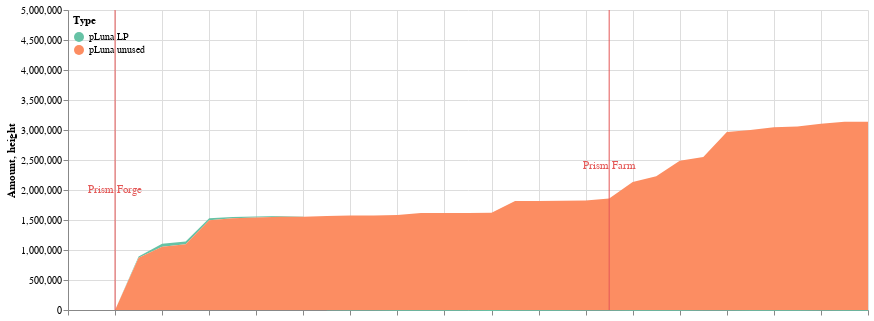

Notebook cell for this chart:
### Code cell
all_deltas = pdp.asset_used.append(pdp.asset_unused)
all_deltas = pdp.fill_date_gaps(all_deltas, ['2022-02-11','2022-02-12','2022-02-13'])
c1 = cp.get_yluna_time_area_chart(all_deltas, 
               alt.Scale(scheme='set2'),
               min_date = all_deltas.Time.min(),
               max_date = all_deltas.Time.max(),
               top_padding = 1500000
        )

c2 = alt.Chart(pdp.dates_to_mark).mark_rule(color='#e45756').encode(
    x=alt.X('date'+':T',axis=alt.Axis(labels=False,title=''))
)

c3 = alt.Chart(pdp.dates_to_mark).mark_text(
    color='#e45756',
    angle=0
).encode(
    x=alt.X('text_date'+':T',axis=alt.Axis(labels=False,title='')),
    y='height',
    text='text'
)

(c1 + c2 + c3).properties(width=800).configure_view(strokeOpacity=0)

### Figure 1 — Vega-Lite specification as saved in the notebook (floating-point values rounded to 4 significant figures)
{"config": {"view": {"continuousWidth": 400, "continuousHeight": 300, "strokeOpacity": 0}}, "layer": [{"data": {"name": "data-d51b514181084369aef1074f9a08b8cd"}, "mark": "area", "encoding": {"color": {"field": "Type", "legend": {"direction": "vertical", "legendY": 0, "orient": "none", "padding": 5}, "scale": {"scheme": "set2"}, "type": "nominal"}, "tooltip": [{"field": "Time", "format": "%Y-%m-%d", "type": "temporal"}, {"field": "Type", "type": "nominal"}, {"field": "Amount (millions)", "type": "nominal"}], "x": {"field": "Time", "scale": {"domain": ["2022-02-11", "2022-03-17"]}, "type": "temporal"}, "y": {"field": "Amount", "scale": {"domain": [0, 4638000.0]}, "type": "quantitative"}}}, {"data": {"name": "data-bf69e67827aa5ed7d9d532afa84e7b5c"}, "mark": {"type": "rule", "color": "#e45756"}, "encoding": {"x": {"axis": {"labels": false, "title": ""}, "field": "date", "type": "temporal"}}}, {"data": {"name": "data-bf69e67827aa5ed7d9d532afa84e7b5c"}, "mark": {"type": "text", "angle": 0, "color": "#e45756"}, "encoding": {"text": {"field": "text", "type": "nominal"}, "x": {"axis": {"labels": false, "title": ""}, "field": "text_date", "type": "temporal"}, "y": {"field": "height", "type": "quantitative"}}}], "width": 800, "$schema": "https://vega.github.io/schema/vega-lite/v4.17.0.json", "datasets": {"data-d51b514181084369aef1074f9a08b8cd": [{"Time": "2022-02-14", "Amount signed": 18400.0, "Amount": 18400.0, "Type": "pLuna LP", "Amount (millions)": "0.02M"}, {"Time": "2022-02-15", "Amount signed": 30600.0, "Amount": 49000.0, "Type": "pLuna LP", "Amount (millions)": "0.05M"}, {"Time": "2022-02-16", "Amount signed": -3307.0, "Amount": 45700.0, "Type": "pLuna LP", "Amount (millions)": "0.05M"}, {"Time": "2022-02-17", "Amount signed": -9591.0, "Amount": 36100.0, "Type": "pLuna LP", "Amount (millions)": "0.04M"}, {"Time": "2022-02-18", "Amount signed": -13250.0, "Amount": 22860.0, "Type": "pLuna LP", "Amount (millions)": "0.02M"}, {"Time": "2022-02-19", "Amount signed": -3776.0, "Amount": 19080.0, "Type": "pLuna LP", "Amount (millions)": "0.02M"}, {"Time": "2022-02-20", "Amount signed": -9556.0, "Amount": 9525.0, "Type": "pLuna LP", "Amount (millions)": "0.01M"}, {"Time": "2022-02-21", "Amount signed": -5620.0, "Amount": 3904.0, "Type": "pLuna LP", "Amount (millions)": "0.0M"}, {"Time": "2022-02-22", "Amount signed": -9645.0, "Amount": -5741.0, "Type": "pLuna LP", "Amount (millions)": "-0.01M"}, {"Time": "2022-02-23", "Amount signed": -2066.0, "Amount": -7807.0, "Type": "pLuna LP", "Amount (millions)": "-0.01M"}, {"Time": "2022-02-24", "Amount signed": -1804.0, "Amount": -9611.0, "Type": "pLuna LP", "Amount (millions)": "-0.01M"}, {"Time": "2022-02-25", "Amount signed": -2190.0, "Amount": -11800.0, "Type": "pLuna LP", "Amount (millions)": "-0.01M"}, {"Time": "2022-02-26", "Amount signed": -47.91, "Amount": -11850.0, "Type": "pLuna LP", "Amount (millions)": "-0.01M"}, {"Time": "2022-02-27", "Amount signed": 757.1, "Amount": -11090.0, "Type": "pLuna LP", "Amount (millions)": "-0.01M"}, {"Time": "2022-02-28", "Amount signed": -2932.0, "Amount": -14020.0, "Type": "pLuna LP", "Amount (millions)": "-0.01M"}, {"Time": "2022-03-01", "Amount signed": -1382.0, "Amount": -15410.0, "Type": "pLuna LP", "Amount (millions)": "-0.02M"}, {"Time": "2022-03-02", "Amount signed": 2190.0, "Amount": -13220.0, "Type": "pLuna LP", "Amount (millions)": "-0.01M"}, {"Time": "2022-03-03", "Amount signed": 1151.0, "Amount": -12060.0, "Type": "pLuna LP", "Amount (millions)": "-0.01M"}, {"Time": "2022-03-04", "Amount signed": -862.8, "Amount": -12930.0, "Type": "pLuna LP", "Amount (millions)": "-0.01M"}, {"Time": "2022-03-05", "Amount signed": 3474.0, "Amount": -9454.0, "Type": "pLuna LP", "Amount (millions)": "-0.01M"}, {"Time": "2022-03-06", "Amount signed": 1936.0, "Amount": -7518.0, "Type": "pLuna LP", "Amount (millions)": "-0.01M"}, {"Time": "2022-03-07", "Amount signed": -6890.0, "Amount": -14410.0, "Type": "pLuna LP", "Amount (millions)": "-0.01M"}, {"Time": "2022-03-08", "Amount signed": 1665.0, "Amount": -12740.0, "Type": "pLuna LP", "Amount (millions)": "-0.01M"}, {"Time": "2022-03-09", "Amount signed": 1480.0, "Amount": -11260.0, "Type": "pLuna LP", "Amount (millions)": "-0.01M"}, {"Time": "2022-03-10", "Amount signed": 1149.0, "Amount": -10110.0, "Type": "pLuna LP", "Amount (millions)": "-0.01M"}, {"Time": "2022-03-11", "Amount signed": 376.7, "Amount": -9737.0, "Type": "pLuna LP", "Amount (millions)": "-0.01M"}, {"Time": "2022-03-12", "Amount signed": -2071.0, "Amount": -11810.0, "Type": "pLuna LP", "Amount (millions)": "-0.01M"}, {"Time": "2022-03-13", "Amount signed": -358.4, "Amount": -12170.0, "Type": "pLuna LP", "Amount (millions)": "-0.01M"}, {"Time": "2022-03-14", "Amount signed": -684.9, "Amount": -12850.0, "Type": "pLuna LP", "Amount (millions)": "-0.01M"}, {"Time": "2022-03-15", "Amount signed": 3614.0, "Amount": -9237.0, "Type": "pLuna LP", "Amount (millions)": "-0.01M"}, {"Time": "2022-03-16", "Amount signed": -2209.0, "Amount": -11450.0, "Type": "pLuna LP", "Amount (millions)": "-0.01M"}, {"Time": "2022-03-17", "Amount signed": -258.4, "Amount": -11700.0, "Type": "pLuna LP", "Amount (millions)": "-0.01M"}, {"Time": "2022-02-14", "Amount signed": 890600.0, "Amount": 872200.0, "Type": "pLuna unused", "Amount (millions)": "0.87M"}, {"Time": "2022-02-15", "Amount signed": 213600.0, "Amount": 1055000.0, "Type": "pLuna unused", "Amount (millions)": "1.06M"}, {"Time": "2022-02-16", "Amount signed": 36280.0, "Amount": 1095000.0, "Type": "pLuna unused", "Amount (millions)": "1.09M"}, {"Time": "2022-02-17", "Amount signed": 390600.0, "Amount": 1495000.0, "Type": "pLuna unused", "Amount (millions)": "1.49M"}, {"Time": "2022-02-18", "Amount signed": 19640.0, "Amount": 1528000.0, "Type": "pLuna unused", "Amount (millions)": "1.53M"}, {"Time": "2022-02-19", "Amount signed": 9064.0, "Amount": 1541000.0, "Type": "pLuna unused", "Amount (millions)": "1.54M"}, {"Time": "2022-02-20", "Amount signed": 5244.0, "Amount": 1555000.0, "Type": "pLuna unused", "Amount (millions)": "1.56M"}, {"Time": "2022-02-21", "Amount signed": -5322.0, "Amount": 1556000.0, "Type": "pLuna unused", "Amount (millions)": "1.56M"}, {"Time": "2022-02-22", "Amount signed": 2106.0, "Amount": 1568000.0, "Type": "pLuna unused", "Amount (millions)": "1.57M"}, {"Time": "2022-02-23", "Amount signed": 4917.0, "Amount": 1575000.0, "Type": "pLuna unused", "Amount (millions)": "1.57M"}, {"Time": "2022-02-24", "Amount signed": 59.87, "Amount": 1576000.0, "Type": "pLuna unused", "Amount (millions)": "1.58M"}, {"Time": "2022-02-25", "Amount signed": 4428.0, "Amount": 1583000.0, "Type": "pLuna unused", "Amount (millions)": "1.58M"}, {"Time": "2022-02-26", "Amount signed": 32790.0, "Amount": 1616000.0, "Type": "pLuna unused", "Amount (millions)": "1.62M"}, {"Time": "2022-02-27", "Amount signed": 862.6, "Amount": 1616000.0, "Type": "pLuna unused", "Amount (millions)": "1.62M"}, {"Time": "2022-02-28", "Amount signed": -740.1, "Amount": 1618000.0, "Type": "pLuna unused", "Amount (millions)": "1.62M"}, {"Time": "2022-03-01", "Amount signed": -406.1, "Amount": 1619000.0, "Type": "pLuna unused", "Amount (millions)": "1.62M"}, {"Time": "2022-03-02", "Amount signed": 201300.0, "Amount": 1818000.0, "Type": "pLuna unused", "Amount (millions)": "1.82M"}, {"Time": "2022-03-03", "Amount signed": 1108.0, "Amount": 1818000.0, "Type": "pLuna unused", "Amount (millions)": "1.82M"}, {"Time": "2022-03-04", "Amount signed": 2958.0, "Amount": 1822000.0, "Type": "pLuna unused", "Amount (millions)": "1.82M"}, {"Time": "2022-03-05", "Amount signed": 8203.0, "Amount": 1827000.0, "Type": "pLuna unused", "Amount (millions)": "1.83M"}, {"Time": "2022-03-06", "Amount signed": 35120.0, "Amount": 1860000.0, "Type": "pLuna unused", "Amount (millions)": "1.86M"}, {"Time": "2022-03-07", "Amount signed": 267300.0, "Amount": 2134000.0, "Type": "pLuna unused", "Amount (millions)": "2.13M"}, {"Time": "2022-03-08", "Amount signed": 97090.0, "Amount": 2230000.0, "Type": "pLuna unused", "Amount (millions)": "2.23M"}, {"Time": "2022-03-09", "Amount signed": 257800.0, "Amount": 2486000.0, "Type": "pLuna unused", "Amount (millions)": "2.49M"}, {"Time": "2022-03-10", "Amount signed": 65280.0, "Amount": 2550000.0, "Type": "pLuna unused", "Amount (millions)": "2.55M"}, {"Time": "2022-03-11", "Amount signed": 418900.0, "Amount": 2968000.0, "Type": "pLuna unused", "Amount (millions)": "2.97M"}, {"Time": "2022-03-12", "Amount signed": 29130.0, "Amount": 3000000.0, "Type": "pLuna unused", "Amount (millions)": "3.0M"}, {"Time": "2022-03-13", "Amount signed": 43900.0, "Amount": 3044000.0, "Type": "pLuna unused", "Amount (millions)": "3.04M"}, {"Time": "2022-03-14", "Amount signed": 12140.0, "Amount": 3057000.0, "Type": "pLuna unused", "Amount (millions)": "3.06M"}, {"Time": "2022-03-15", "Amount signed": 52620.0, "Amount": 3106000.0, "Type": "pLuna unused", "Amount (millions)": "3.11M"}, {"Time": "2022-03-16", "Amount signed": 29290.0, "Amount": 3137000.0, "Type": "pLuna unused", "Amount (millions)": "3.14M"}, {"Time": "2022-03-17", "Amount signed": 268.7, "Amount": 3138000.0, "Type": "pLuna unused", "Amount (millions)": "3.14M"}, {"Time": "2022-02-11", "Amount signed": 0.0, "Amount": 0.0, "Type": "pLuna LP", "Amount (millions)": "0.0M"}, {"Time": "2022-02-12", "Amount signed": 0.0, "Amount": 0.0, "Type": "pLuna LP", "Amount (millions)": "0.0M"}, {"Time": "2022-02-13", "Amount signed": 0.0, "Amount": 0.0, "Type": "pLuna LP", "Amount (millions)": "0.0M"}, {"Time": "2022-02-11", "Amount signed": 0.0, "Amount": 0.0, "Type": "pLuna unused", "Amount (millions)": "0.0M"}, {"Time": "2022-02-12", "Amount signed": 0.0, "Amount": 0.0, "Type": "pLuna unused", "Amount (millions)": "0.0M"}, {"Time": "2022-02-13", "Amount signed": 0.0, "Amount": 0.0, "Type": "pLuna unused", "Amount (millions)": "0.0M"}], "data-bf69e67827aa5ed7d9d532afa84e7b5c": [{"text_date": "2022-02-13", "date": "2022-02-13", "height": 2000000, "text": "Prism Forge"}, {"text_date": "2022-03-06", "date": "2022-03-06", "height": 2400000, "text": "Prism Farm"}]}}
